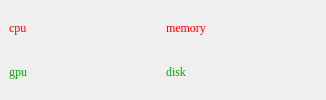
<?xml version="1.0" encoding="UTF-8"?>
<ui version="4.0">
 <class>MainWindow</class>
 <widget class="QMainWindow" name="MainWindow">
  <property name="enabled">
   <bool>true</bool>
  </property>
  <property name="minimumSize">
   <size>
    <width>326</width>
    <height>0</height>
   </size>
  </property>
  <property name="windowTitle">
   <string>监控</string>
  </property>
  <property name="styleSheet">
   <string notr="true"/>
  </property>
  <property name="animated">
   <bool>true</bool>
  </property>
  <property name="tabShape">
   <enum>QTabWidget::Triangular</enum>
  </property>
  <widget class="QWidget" name="centralwidget">
   <property name="styleSheet">
    <string notr="true"/>
   </property>
   <layout class="QGridLayout" name="gridLayout">
    <property name="verticalSpacing">
     <number>6</number>
    </property>
    <item row="0" column="0">
     <widget class="QLabel" name="cpu">
      <property name="font">
       <font>
        <family>Times New Roman</family>
       </font>
      </property>
      <property name="cursor">
       <cursorShape>ArrowCursor</cursorShape>
      </property>
      <property name="styleSheet">
       <string notr="true">color:rgb(255, 0, 0)</string>
      </property>
      <property name="text">
       <string>&lt;html&gt;&lt;head/&gt;&lt;body&gt;&lt;p align=&quot;justify&quot;&gt;cpu&lt;/p&gt;&lt;/body&gt;&lt;/html&gt;</string>
      </property>
      <property name="textFormat">
       <enum>Qt::AutoText</enum>
      </property>
     </widget>
    </item>
    <item row="4" column="0">
     <widget class="QLabel" name="gpu">
      <property name="font">
       <font>
        <family>Times New Roman</family>
       </font>
      </property>
      <property name="styleSheet">
       <string notr="true">color: rgb(0, 170, 0);</string>
      </property>
      <property name="text">
       <string>&lt;html&gt;&lt;head/&gt;&lt;body&gt;&lt;p align=&quot;justify&quot;&gt;gpu&lt;/p&gt;&lt;/body&gt;&lt;/html&gt;</string>
      </property>
      <property name="textFormat">
       <enum>Qt::AutoText</enum>
      </property>
     </widget>
    </item>
    <item row="0" column="1">
     <widget class="QLabel" name="memory">
      <property name="font">
       <font>
        <family>Times New Roman</family>
       </font>
      </property>
      <property name="styleSheet">
       <string notr="true">color: rgb(255, 0, 0);</string>
      </property>
      <property name="text">
       <string>&lt;html&gt;&lt;head/&gt;&lt;body&gt;&lt;p align=&quot;justify&quot;&gt;memory&lt;/p&gt;&lt;/body&gt;&lt;/html&gt;</string>
      </property>
      <property name="textFormat">
       <enum>Qt::AutoText</enum>
      </property>
     </widget>
    </item>
    <item row="4" column="1">
     <widget class="QLabel" name="disk">
      <property name="font">
       <font>
        <family>Times New Roman</family>
       </font>
      </property>
      <property name="styleSheet">
       <string notr="true">color: rgb(0, 170, 0);</string>
      </property>
      <property name="text">
       <string>&lt;html&gt;&lt;head/&gt;&lt;body&gt;&lt;p align=&quot;justify&quot;&gt;disk&lt;/p&gt;&lt;/body&gt;&lt;/html&gt;</string>
      </property>
      <property name="textFormat">
       <enum>Qt::AutoText</enum>
      </property>
     </widget>
    </item>
   </layout>
  </widget>
 </widget>
 <resources/>
 <connections/>
</ui>
